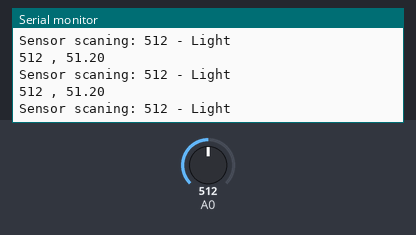
A sketch run on a simulated Arduino Uno, built with avr-gcc and run on an emulated ATmega328P. Parts: the last lines printed to the serial monitor. The inputs (shaded band) are chosen by the test bench; at power-on: A0 = 512.

Above: at 1.3 s.
1.4 s: A0 set to 610
At 1.82 s:
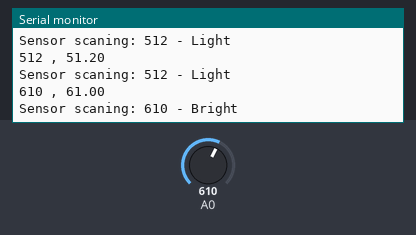
3.5 s: A0 set to 900
At 3.82 s:
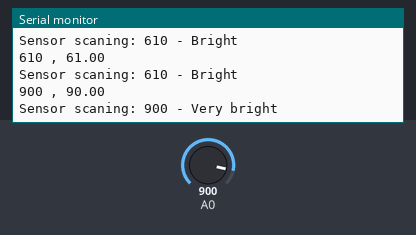
5.5 s: A0 set to 290
At 5.83 s:
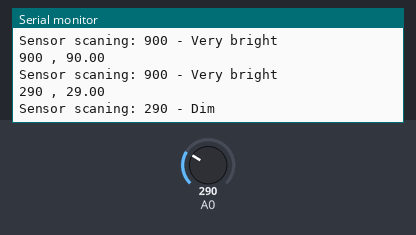
7.5 s: A0 set to 90
At 7.83 s:
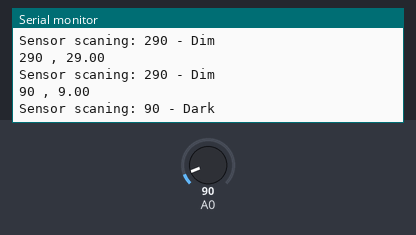
9.5 s: A0 set to 1023
At 9.84 s:
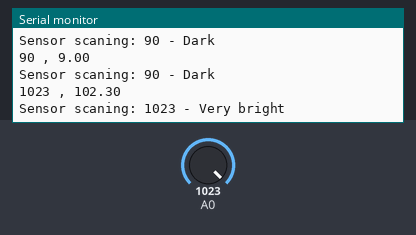
12.5 s: A0 set to 890
At 12.84 s:
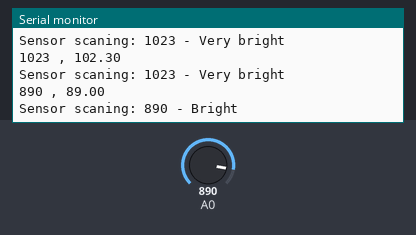
Timing chart, 0 to 15.5 s (numbered marks = the images above; inputs shaded):
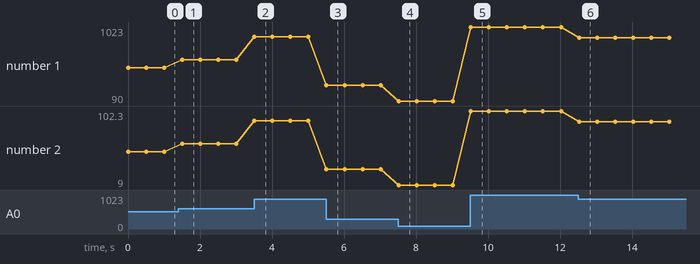

The sketch:

HW2.1.ino
```cpp
const int NUMS = 30;
//...

void setup() {
Serial.begin(9600);
}

float val = 0;

void loop() {
int light = analogRead(A0);

/*
int srAriff() {
    long sum = 0;
    for (int i = 0; i < NUM; i++)
    sum += light;
    return((float)sum/NUMS);
}
*/

val += (light - val)*0.1;
Serial.print(light);
Serial.print(" , ");
Serial.println(val);
val = map(val, 0, 1023, 0, 10);

Serial.print("Sensor scaning: ");
Serial.print(light);

if (light < 100) {
    Serial.println(" - Dark");
} else if (light < 300) {
    Serial.println(" - Dim");
} else if (light < 600) {
    Serial.println(" - Light");
} else if (light < 900) {
    Serial.println(" - Bright");
} else {
    Serial.println(" - Very bright");
}
delay(500);
}
```

Measured:
- after the input at 1.4 s, the serial monitor: prints a new line after 0.10 s (image 1)
- after the input at 3.5 s, the serial monitor: prints a new line at once (image 2)
- after the input at 5.5 s, the serial monitor: prints a new line at once (image 3)
- after the input at 7.5 s, the serial monitor: prints a new line at once (image 4)
- after the input at 9.5 s, the serial monitor: prints a new line at once (image 5)
- after the input at 12.5 s, the serial monitor: prints a new line at once (image 6)
- plotted number 1: 512 → 610 after the input at 1.4 s, 610 → 900 after the input at 3.5 s, 900 → 290 after the input at 5.5 s, 90 → 1023 after the input at 9.5 s, 1023 → 890 after the input at 12.5 s
- plotted number 2: 51.2 → 61 after the input at 1.4 s, 61 → 90 after the input at 3.5 s, 90 → 29 after the input at 5.5 s, 29 → 9 after the input at 7.5 s, 9 → 102.3 after the input at 9.5 s
